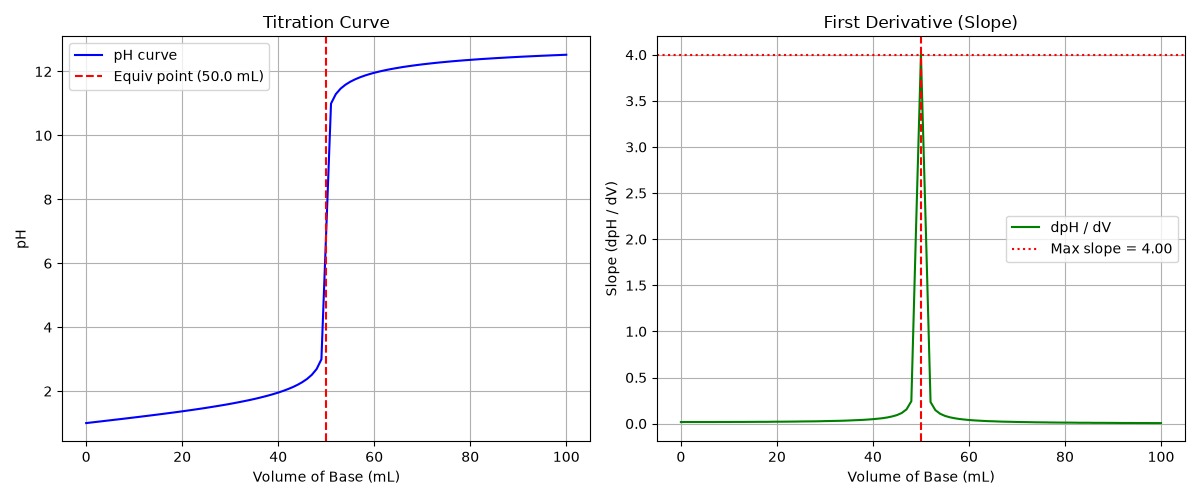

Write Python code to recreate this figure.
"""
PW2 Lab B Part 5 (bonus) -- find a titration's equivalence point.

titration.csv holds a titration curve: pH versus the volume of base added.
The equivalence point is the volume where the pH changes fastest (the steep
jump). Numerically, that is where the SLOPE of the pH curve is largest.
Run:  python titration.py
"""
import numpy as np
import matplotlib.pyplot as plt


data = np.loadtxt('titration.csv', delimiter=',', skiprows=1)
V = data[:, 0]
pH = data[:, 1]


slope = np.gradient(pH, V)


idx_max = np.argmax(slope)
equiv_volume = V[idx_max]
equiv_pH = pH[idx_max]

print(f"Equivalence point volume: {equiv_volume:.2f} mL (pH = {equiv_pH:.2f})")


fig, (ax1, ax2) = plt.subplots(1, 2, figsize=(12, 5))


ax1.plot(V, pH, color='blue', label='pH curve')
ax1.axvline(equiv_volume, color='red', linestyle='--', label=f'Equiv point ({equiv_volume:.1f} mL)')
ax1.set_xlabel('Volume of Base (mL)')
ax1.set_ylabel('pH')
ax1.set_title('Titration Curve')
ax1.grid(True)
ax1.legend()


ax2.plot(V, slope, color='green', label='dpH / dV')
ax2.axhline(slope[idx_max], color='red', linestyle=':', label=f'Max slope = {slope[idx_max]:.2f}')
ax2.axvline(equiv_volume, color='red', linestyle='--')
ax2.set_xlabel('Volume of Base (mL)')
ax2.set_ylabel('Slope (dpH / dV)')
ax2.set_title('First Derivative (Slope)')
ax2.grid(True)
ax2.legend()

plt.tight_layout()
plt.savefig('titration.png')
plt.show()
